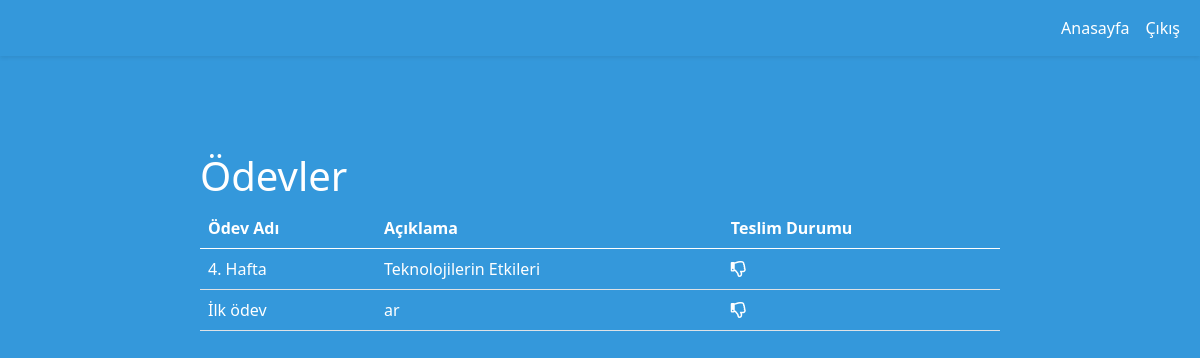
Page /studentroom/10 (signed in) on the committed database.
### models/model.py (models this page shows, shortened)
class assignments(db.Model):
    assignment_id = db.Column(db.Integer, primary_key=True)
    room_id = db.Column(db.Integer, db.ForeignKey(rooms.room_id), nullable=False)
    message = db.Column(db.String(255), nullable=False)
    name = db.Column(db.String(255), nullable=True)
    assignment_date = db.Column(db.DateTime, nullable=False, default=datetime.now())
    @classmethod
    def get_assignments(cls, room_id):
        assignments_of_room = assignments.query.filter_by(room_id=room_id).all()
        return assignments_of_room

### studentController.py (the view)
@studentController.route('/studentroom/<room_id>')
def studentroom(room_id):
    session.pop("bulunan_oda_ogrenci", None)
    session["bulunan_oda_ogrenci"] = room_id
    sinifin_odevleri=assignments.get_assignments(room_id)
    tablo = []
    for odev in sinifin_odevleri:
        ogrencinin_odevi = submitted_assignments.get_submitted_assignment_by_assignment_and_student(
            odev.assignment_id, session["student_id"])
        if ogrencinin_odevi != "Öğrenci ödevi teslim etmemiştir.":
            ogrencinin_odev_durumu = True
        else:
            ogrencinin_odev_durumu = False
        odev_dic = {"odevno": str(odev.assignment_id),
                    "teslim": str(ogrencinin_odev_durumu),
                    "odevadi":odev.name,
                    "odevmesaj":odev.message
                    }
        tablo.append(odev_dic)
    return render_template("studentView/studentroom.html", tablo=tablo)

### models/model.py (called while the page is built)
    @classmethod
    def get_submitted_assignment_by_assignment_and_student(cls, assignment_id, student_id):
        ogrencinin_odevi = submitted_assignments.query.filter_by(assignment_id=assignment_id,
                                                                 student_id=student_id).first()
        if ogrencinin_odevi:
            return ogrencinin_odevi
        else:
            return "Öğrenci ödevi teslim etmemiştir."

### templates/studentView/studentroom.html
{% extends "studentView/smain.html" %}
{% block content %}
<div class="column is-6 is-offset-3" style="margin:auto; margin-top:6rem; max-width:800px; ">
    <div class="fa-3x">
        <h1>Ödevler</h1>
    </div>
    <table class="table arkaplan yazi-beyaz">
        <thead>
        <tr>
            <th>Ödev Adı</th>
            <th>Açıklama</th>
            <th>Teslim Durumu</th>
        </tr>
        </thead>
        <tbody>
        {% for row in tablo %}
        <tr>
            <td>{{row['odevadi']}}</td>
            <td>{{row['odevmesaj']}}</td>
            {% if row['teslim']=="True" %}
                    <td class="is-clickable " onclick="window.location='{{ url_for('studentController.submit', assignment_id=row['odevno']) }}'"><i
                    class="far fa-thumbs-up"></i></td>
                {% else %}
                 <td class="is-clickable " onclick="window.location='{{ url_for('studentController.submit', assignment_id=row['odevno']) }}'"><i
                    class="far fa-thumbs-down"></i></td>
                {% endif %}
        </tr>
         {% endfor %}
        </tbody>
    </table>
</div>
{% endblock %}

### templates/studentView/smain.html (style rules this page uses)
body { color:white; padding-bottom: 40px; background-color: #3498DB; }
th, td { color: white; }
.yazi-beyaz { color:#FFFFF !important; }
.is-clickable { cursor: pointer; }

### rows in the picture
assignments: odevadi "4. Hafta", odevmesaj "Teknolojilerin Etkileri"
assignments: odevadi "İlk ödev", odevmesaj "ar"
